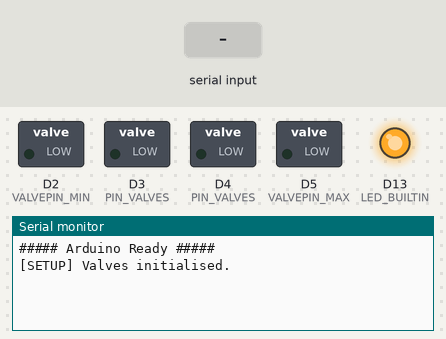
A sketch run on a simulated Arduino Zero (SAMD21). Shown: switched loads named in the sketch (green lamp = pin HIGH), output pins drawn as LEDs (lit = HIGH), the last lines printed to the serial monitor. The inputs (shaded band) are chosen by the test bench.

Above: at 1.2 s.
1.3 s: "PWM;" received over Serial
At 2.1 s:
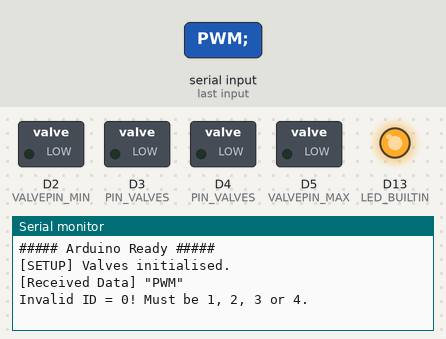
2.8 s: "90,45,200;" received over Serial
At 3.2 s:
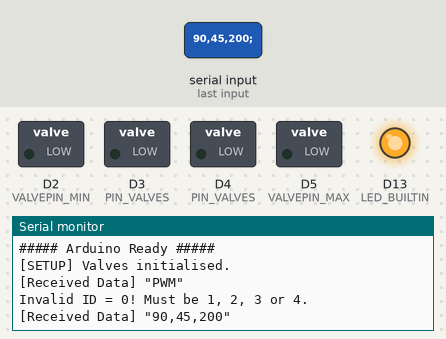
4.3 s: "90,45;" received over Serial
At 5.5 s:
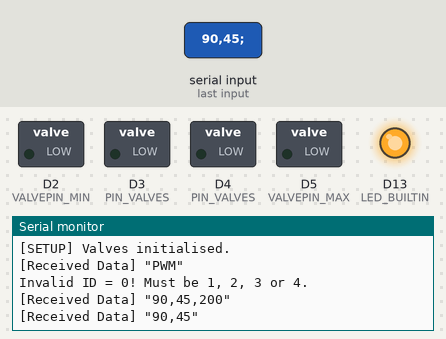

The sketch:

SolenoidValveSerialProtocol.ino
```cpp
/*
  Solenoid Valve Serial Protocol

  This sketch is used to control up to four solenoid valves with pulse-width
  modulation via a serial protocol.

  Circuit:
  - Arduino Nano Every
  - Connect pins 2–5 to three-way solenoid valves
  - The board will require a mains power source

  Created 05 May 2026
  By Foenix Dubicki-Piper (adapted from Sara Brancato — 2025)
  Modified 21 Nov 2026
  By Foenix Dubicki-Piper

  https://github.com/felciabatta/solenoid-valve-protocol.git
*/

#include <string.h>
#include "types.h"
#include "valve.h"

// DECLARE GLOBAL VARIABLES

constexpr size_t BUFFER_LENGTH = 25;
char data_buffer[BUFFER_LENGTH];  // Buffer to store incoming serial data
pin_size_t PIN_VALVES[4] = { 2, 3, 4, 5 };  // Pin id for each valve

Valve valves[VALVEID_MAX];

void setup() {
  // INITIALISE SERIAL
  Serial.begin(9600);
  Serial.println("##### Arduino Ready #####\n");

  // INITIALISE LED
  pinMode(LED_BUILTIN, OUTPUT);

  // INITIALISE VALVES
  initValves(valves, N_VALVES, PIN_VALVES);
  Serial.println("[SETUP] Valves initialised.\n");

  digitalWrite(LED_BUILTIN, HIGH);
}

void loop() {
  updateCommand(data_buffer, valves, N_VALVES, BUFFER_LENGTH);
  updateStatus(valves, N_VALVES);
  updateActuator(valves, N_VALVES);
}
```

types.h
```cpp
#ifndef _TYPES_H
#define _TYPES_H

// DELCARE TYPE ALIASES

using ValveID = pin_size_t;
using DutyCycle = uint8_t;
using TimeMillis = unsigned long;
using OnOff = bool;

#endif
```

valve.h
```cpp
#ifndef _VALVE_H
#define _VALVE_H

#include "types.h"

constexpr size_t N_VALVES = 4;
constexpr ValveID VALVEID_MIN = 1;
constexpr ValveID VALVEID_MAX = N_VALVES;
constexpr pin_size_t VALVEPIN_MIN = 2;
constexpr pin_size_t VALVEPIN_MAX = 5;
constexpr DutyCycle DUTY_OPEN = 100;
constexpr DutyCycle DUTY_CLOSED = 0;
constexpr DutyCycle DUTY_DEFAULT = 0;
constexpr TimeMillis PERIOD_DEFAULT = 1000;
constexpr char NULL_CHR = '\0';

struct Valve {
  ValveID id;
  pin_size_t pin;
  bool verbose = false;
  OnOff enable = false;
  DutyCycle duty_cycle = DUTY_DEFAULT;
  TimeMillis period = PERIOD_DEFAULT;
  TimeMillis pulse_window;
  TimeMillis period_start;
  PinStatus status = LOW;
};

void initValve(Valve valves[], ValveID id_valve, pin_size_t pin, DutyCycle duty_cycle, TimeMillis period) {
  if (id_valve < VALVEID_MIN || id_valve > VALVEID_MAX) { return; }

  Valve &v = valves[id_valve - VALVEID_MIN];

  pinMode(pin, OUTPUT);
  delay(10);
  digitalWrite(pin, LOW);

  v.id = id_valve;
  v.pin = pin;
  v.verbose = false;
  v.enable = false;
  v.duty_cycle = duty_cycle;
  v.period = period;
  v.pulse_window = (v.period * v.duty_cycle) / 100.0;
  v.period_start = millis();
}

void initValves(Valve valves[],
  size_t n_valves,
  pin_size_t pins[],
  DutyCycle duty_cycle = DUTY_DEFAULT,
  TimeMillis period = PERIOD_DEFAULT) {
  for (size_t idx = 0; idx < n_valves; idx++) {
    ValveID id_valve = idx + 1;
    initValve(valves, id_valve, pins[idx], duty_cycle, period);
  }
}

int valvePin2Index(Valve valves[], size_t n_valves, pin_size_t pin) {
  for (size_t idx = 0; idx < n_valves; idx++) {
    if (valves[idx].pin == pin) { return idx; }
  }
  return -1;
}

int valveID2Index(Valve valves[], size_t n_valves, ValveID id) {
  for (size_t idx = 0; idx < n_valves; idx++) {
    if (valves[idx].id == id) { return idx; }
  }
  return -1;
}

int buffer2ValveIndex(Valve valves[], size_t n_valves, char data_buffer[]) {
  // EXTRACT ID AND IDX
  pin_size_t id_received = atoi(data_buffer + 3);
  int idx_valve = valveID2Index(valves, n_valves, id_received);
  // Serial.print("IDX_VALVE is ");
  // Serial.println(idx_valve);
  // VALIDATE ID
  if (idx_valve < 0) {
    Serial.print("Invalid ID = ");
    Serial.print(id_received);
    Serial.println("! Must be 1, 2, 3 or 4.");
    Serial.println();
  }

  return idx_valve;
}

void printValveStatus(Valve v) {
  Serial.print("[Setting Valve ");
  Serial.print(v.id);
  Serial.println("]");
  Serial.println("=================");

  Serial.print("-   Verb: ");
  Serial.println(v.verbose ? "true" : "false");

  Serial.print("-    PWM: ");
  Serial.print(v.duty_cycle);
  Serial.println(" %");

  Serial.print("- Period: ");
  Serial.print(v.period);
  Serial.println(" ms");

  Serial.print("- Active: ");
  Serial.println(v.enable ? "true" : "false");
  Serial.println("=================");
  Serial.println();
}

void updateBuffer(char data_buffer[], size_t buffer_length) {
  int bytes_read = Serial.readBytesUntil(';', data_buffer, buffer_length - 1);
  data_buffer[bytes_read] = NULL_CHR;  // Ensure null termination
  Serial.print("[Received Data] \"");
  Serial.print(data_buffer);
  Serial.println("\"");
}

// parseCommand

void updateCommand(Valve &v, bool verbose, OnOff enable, DutyCycle D, TimeMillis T) {
  v.verbose = verbose;
  v.enable = enable;
  v.duty_cycle = D;
  v.period = T;
  // window where valve is powered on
  v.pulse_window = (v.period * v.duty_cycle) / 100.0;
  printValveStatus(v);
}

void updateCommand(char data_buffer[], Valve valves[], size_t n_valves) {
  // Look for "PWM" in buffer
  if (strncmp(data_buffer, "PWM", 3) != 0) { return; }

  int idx_valve = buffer2ValveIndex(valves, n_valves, data_buffer);
  if (idx_valve < 0) { return; }

  bool verbose = atoi(data_buffer + 5);
  OnOff enable = atoi(data_buffer + 7);
  DutyCycle duty_cycle = atoi(data_buffer + 9);
  TimeMillis period = atoi(data_buffer + 13);

  updateCommand(valves[idx_valve], verbose, enable, duty_cycle, period);
}

void updateCommand(char data_buffer[], Valve valves[], size_t n_valves, size_t buffer_length) {
  if (Serial.available() <= 0) { return; }
  updateBuffer(data_buffer, buffer_length);
  updateCommand(data_buffer, valves, n_valves);
}

void resetStatus(Valve &v, TimeMillis now) {
  v.period_start = now;
  v.status = v.enable && v.duty_cycle > DUTY_CLOSED ? HIGH : LOW;
}

void resetStatus(Valve &v) { resetStatus(v, millis()); }


// PWM Logic
void updateStatus(Valve &v, TimeMillis now) {
  TimeMillis elapsed = now - v.period_start;

  // force reset in unlikely event the program is out of sync
  if (elapsed >= 2 * v.period || now < v.period_start) {
    return resetStatus(v);
  } else if (elapsed >= v.period) {
    v.period_start += v.period;
  }

  // pulse window is front of duty cycle
  // Note that `elasped % period in {0 ... period-1}`, so
  // - `duty_cycle ==   0 =>` always LOW (since window == 0)
  // - `duty_cycle == 100` => always HIGH (since window == period)
  bool within_pulse_window = elapsed % v.period < v.pulse_window;
  v.status = v.enable && within_pulse_window ? HIGH : LOW;
}

void updateStatus(Valve &v) { updateStatus(v, millis()); }

void updateStatus(Valve valves[], size_t n_valves) {
  for (size_t idx = 0; idx < n_valves; idx++) {
    Valve &v = valves[idx];
    updateStatus(v);
  }
}

void updateActuator(Valve &v) {
  digitalWrite(v.pin, v.status);
  // HIGH — far-side inlet is open (non-normal)
  // LOW — pin-side inlet is open (normal)
  if (v.verbose && v.enable) {
    Serial.print("[Pin ");
    Serial.print(v.pin);
    Serial.println(v.status == HIGH ? " HIGH]" : " LOW]");
  }
}

void updateActuator(Valve valves[], size_t n_valves) {
  for (size_t idx = 0; idx < n_valves; idx++) {
    Valve &v = valves[idx];
    updateActuator(v);
  }
}

#endif
```

Measured:
- after the input at 1.3 s, the serial monitor: prints a new line at once (image 1)
- after the input at 2.8 s, the serial monitor: prints a new line at once (image 2)
- after the input at 4.3 s, the serial monitor: prints a new line at once (image 3)
